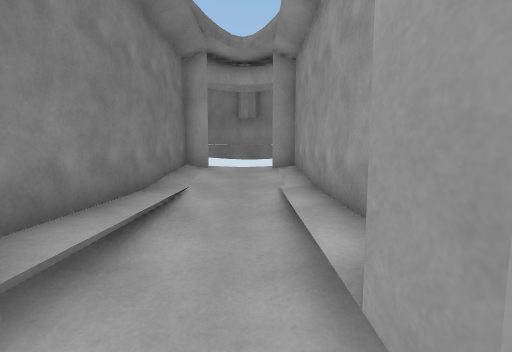
View 1 (above)

12 first-person views from a walk through a Unity game level. The camera is 1.4 m above the floor, tilts 8° down and sees 90° across. The floor is counted in squares, 1 m on a side. Each view is taken from the middle of a square. On the plan, view 1 faces up. The plan holds only what a view shows up to about 13 squares ahead; the rest is blank. The place goes on beyond the plan.

View 2
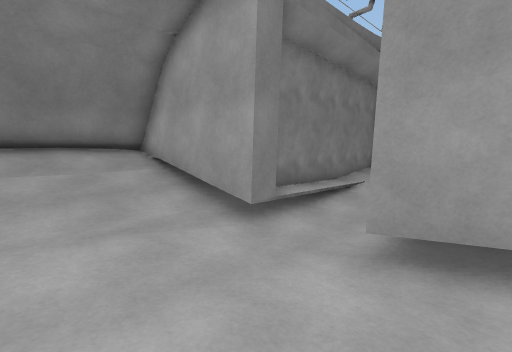

View 3
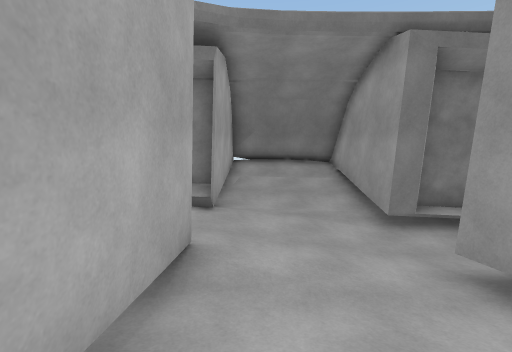

View 4
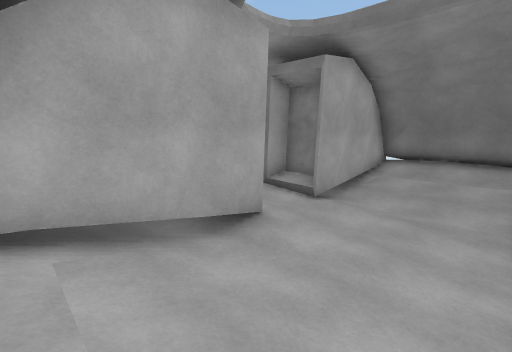

View 5
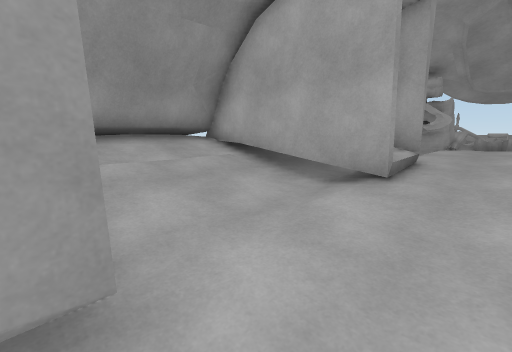

View 6
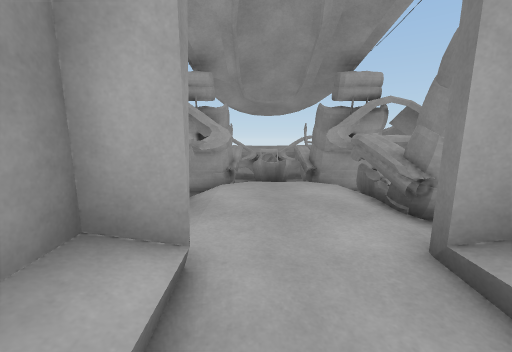

View 7
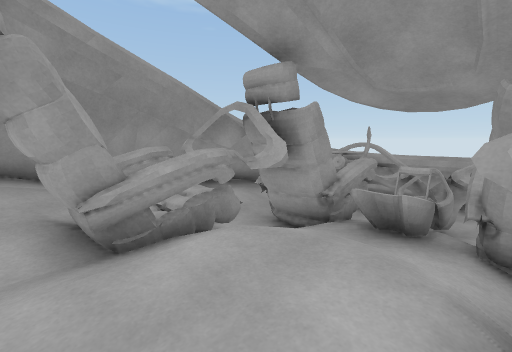

View 8
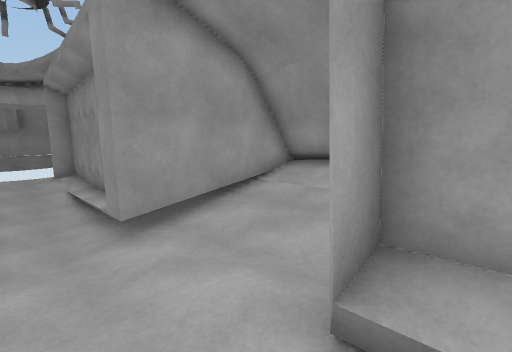

View 9
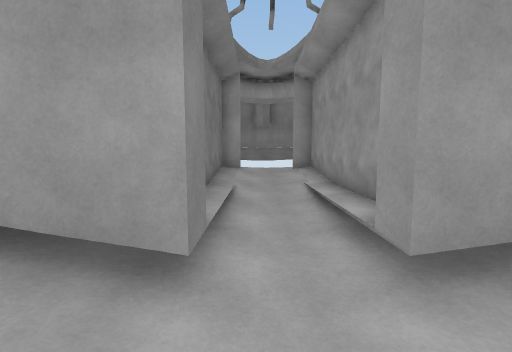

View 10
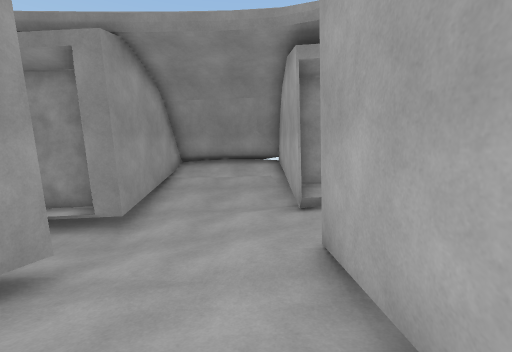

View 11
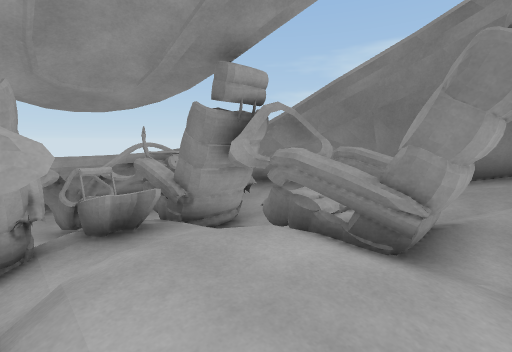

View 12
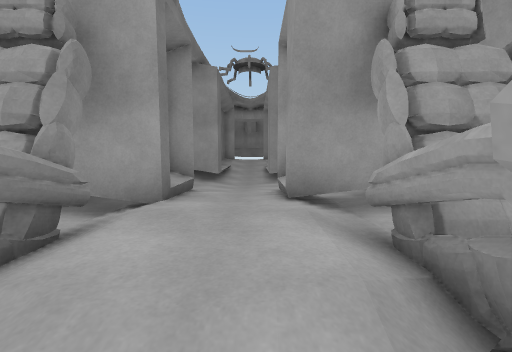

### Floor plan
Key: @ floor where view 1 was taken; # wall or solid block; . main floor; : floor 0.25 m higher than the main floor; - floor 0.25 m lower than the main floor; + floor 0.5 m higher than the main floor; * floor 0.75 m higher than the main floor; / step, stairs or slope; = window, fence, low wall or low ledge; ^ raised ledge.
Columns run from 7 left of view 1 to 6 right of it. Each row starts with its distance up from view 1.
 10       ..
  9     ##..##
  8     #:..:#
  7     #:..:#
  6     #....#
  5     #.--.#
  4     #:--:#
  3     #:--:#
  2     #:--:#
  1 ######--######
  0 #/+:.--@-.:+/#
 -1 #/+:..--..:+/#
 -2 #/+:......:+/#
 -3 #/+:.::::.:+/#
 -4 ######::######
 -5     #/++/#
 -6     ##++##
 -7     #/**/##
 -8     ##**/##
 -9     #^**/=#
-10     ##/*###
-11     ##::##
-12      #==##
-13      ##=^#
-14      #####

Positions as (right, up) in squares from view 1, and headings:
1: (0, 0), facing up
2: (2, -3), facing up-left
3: (5, -3), facing left
4: (5, 0), facing down-left
5: (-1, 1), facing down-right
6: (0, -4), facing down
7: (-2, -7), facing down-right
8: (-1, -5), facing up-right
9: (-1, -2), facing up
10: (-6, -3), facing right
11: (1, -7), facing down-left
12: (0, -11), facing up
